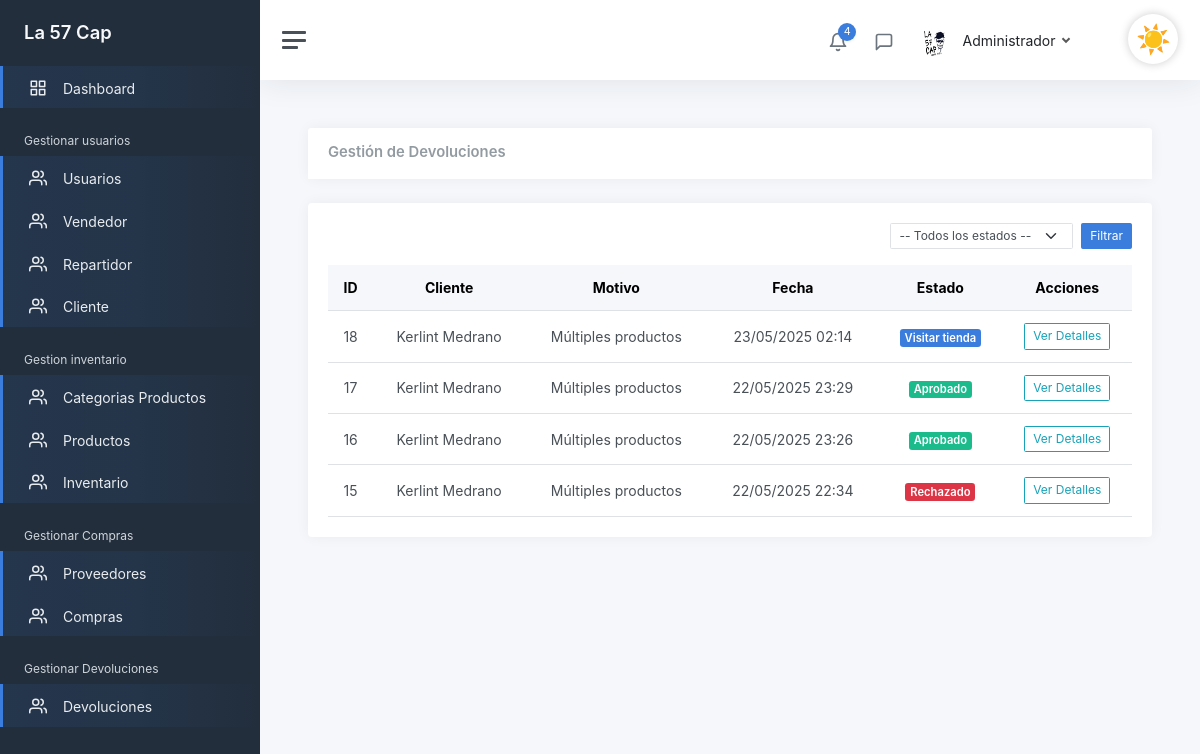
Page /admin/devoluciones (signed in) on the earlier database version.
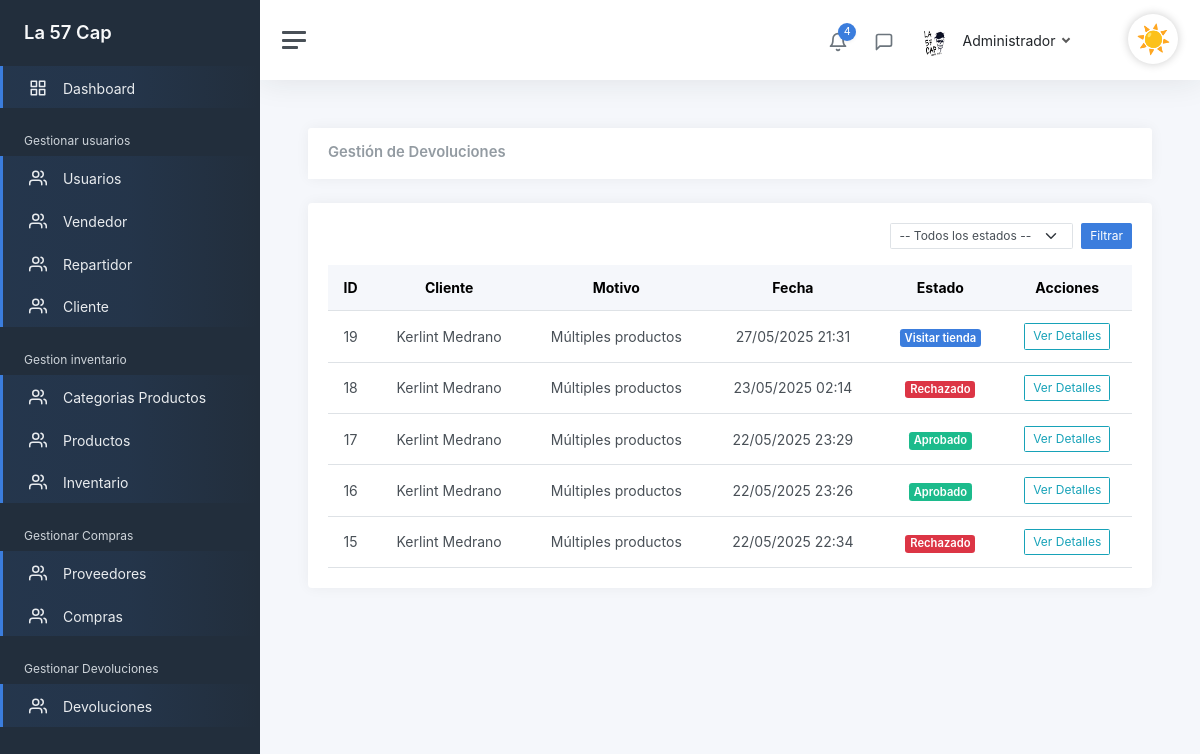
Same page on the later database version.
### tables this page shows
CREATE TABLE `devoluciones`  (
  `idDevoluciones` int(0) NOT NULL AUTO_INCREMENT,
  `fecha_solicitud` datetime(0) NOT NULL,
  `motivo` varchar(200) NOT NULL,
  `Aprobado` tinyint(0) NOT NULL,
  `tipo_reembolso` varchar(45) NOT NULL,
  `observaciones` varchar(200) NOT NULL,
  `ventas_idventas` int(0) NOT NULL,
  `cliente_idcliente` int(0) NOT NULL,
  `eliminado` tinyint(0) NULL DEFAULT 0,
  `Estado` varchar(40) NOT NULL,
  PRIMARY KEY (`idDevoluciones`) USING BTREE,
  INDEX `fk_Devoluciones_ventas1_idx`(`ventas_idventas`) USING BTREE,
  INDEX `fk_Devoluciones_cliente1_idx`(`cliente_idcliente`) USING BTREE,
  CONSTRAINT `fk_Devoluciones_cliente1` FOREIGN KEY (`cliente_idcliente`) REFERENCES `cliente` (`idcliente`) ON DELETE RESTRICT ON UPDATE RESTRICT,
  CONSTRAINT `fk_Devoluciones_ventas1` FOREIGN KEY (`ventas_idventas`) REFERENCES `ventas` (`idventas`) ON DELETE RESTRICT ON UPDATE RESTRICT
);

### controllers/DevolucionController.php (called while the page is built, shortened)
<?php
class DevolucionController
{
    public static function gestionar(Router $router)
    {
        $devoluciones = Devolucion::obtenerTodasConCliente();
        $router->renderAdmin('admin/devoluciones/GestionarDevoluciones', [
            'titulo' => 'Gestión de Devoluciones',
            'devoluciones' => $devoluciones
        ]);
    }
}

### public/index.php (called while the page is built, shortened)
<?php
$router = new Router();
$router->get('/login', [LoginController::class, 'login']);
$router->post('/login', [LoginController::class, 'login']);
$router->get('/logout', [LoginController::class, 'logout']);
$router->get('/olvide-cuenta', [UsuarioController::class, 'olvide']);
$router->post('/olvide-cuenta', [UsuarioController::class, 'olvide']);
$router->get('/recuperar-cuenta', [UsuarioController::class, 'recuperar']);
$router->post('/recuperar-cuenta', [UsuarioController::class, 'recuperar']);
$router->get('/confirmar-cuenta', [UsuarioController::class, 'confirmarCuenta']);
$router->post('/confirmar-cuenta', [UsuarioController::class, 'confirmarCuenta']);
$router->get('/crear-cuenta', [RegistroController::class, 'crearCuenta']);
$router->post('/crear-cuenta', [RegistroController::class, 'crearCuenta']);
$router->get('/mensaje-confirmacion', [RegistroController::class, 'mensajeConfirmacion']);
$router->get('/reenviar-confirmacion', [RegistroController::class, 'reenviarConfirmacion']);
$router->post('/reenviar-confirmacion', [RegistroController::class, 'reenviarConfirmacion']);
$router->get('/', [LandingController::class, 'index']);
$router->get('/cliente/pedidos', [ClientePanelController::class, 'pedidos']);
$router->get('/cliente/devolucion', [ClienteController::class, 'solicitarDevolucion']);
$router->post('/cliente/devolucion', [ClienteController::class, 'registrarDevolucion']);
$router->post('/cliente/devolucion/guardar', [ClienteController::class, 'guardarDevolucion']);
$router->get('/tienda', [TiendaController::class, 'shop']);
$router->post('/tienda', fn: [TiendaController::class, 'shop']);
$router->get('/producto', [ProductoController::class, 'ver']);
$router->get('/carrito', [CarritoController::class, 'mostrar']);
$router->get('/carrito/agregar', [CarritoController::class, 'agregar']);
$router->get('/carrito/eliminar', [CarritoController::class, 'eliminar']);
$router->post('/carrito/actualizar', [CarritoController::class, 'actualizar']);
$router->get('/checkout', [CheckoutController::class, 'mostrar']);
$router->post('/checkout/confirmar', [CheckoutController::class, 'confirmar']);
$router->get('/checkout/exito', [CheckoutController::class, 'exito']);
$router->get('/cliente/pedido', [ClienteController::class, 'pedido']);
$router->get('/SobreNosotros', [LandingController::class, 'about']);
$router->get('/Contactanos', [LandingController::class, 'contact']);
$router->get('/admin', [AdminController::class, 'Admin']);
$router->post('/admin', [AdminController::class, 'Admin']);
$router->get('/admin/GestionarUsuario', [UsuarioController::class, 'GestionarUsuario']);
$router->post('/admin/GestionarUsuario', [UsuarioController::class, 'GestionarUsuario']);
$router->get('/admin/CrearUsuario', [UsuarioController::class, 'crearUsuario']);
$router->post('/admin/CrearUsuario', [UsuarioController::class, 'crearUsuario']);
$router->get('/admin/ActualizarUsuario', [UsuarioController::class, 'ActualizarUsuario']);
$router->post('/admin/ActualizarUsuario', [UsuarioController::class, 'ActualizarUsuario']);
$router->get('/admin/EliminarUsuario', [UsuarioController::class, 'EliminarUsuario']);
$router->post('/admin/EliminarUsuario', [UsuarioController::class, 'EliminarUsuario']);
$router->get('/admin/Dashboard', [DashBoardController::class, 'Dashboard']);
$router->post('/admin/Dashboard', [DashBoardController::class, 'Dashboard']);
$router->get('/admin/GestionarCliente', [ClienteController::class, 'GestionarCliente']);
$router->post('/admin/GestionarCliente', [ClienteController::class, 'GestionarCliente']);
$router->get('/admin/GestionarVendedores', [VendedorController::class, 'GestionarVendedores']);
$router->post('/admin/GestionarVendedores', [VendedorController::class, 'GestionarVendedores']);
$router->get('/admin/CrearVendedor', [VendedorController::class, 'crearvendedor']);
$router->post('/admin/CrearVendedor', [VendedorController::class, 'crearvendedor']);
$router->get('/admin/ActualizarVendedor', [VendedorController::class, 'ActualizarVendedor']);
$router->post('/admin/ActualizarVendedor', [VendedorController::class, 'ActualizarVendedor']);
$router->post('/admin/EliminarVendedor', [VendedorController::class, 'EliminarVendedor']);
$router->get('/admin/GestionarRepartidor', [RepartidorControllers::class, 'GestionarRepartidores']);
$router->post('/admin/GestionarRepartidor', [RepartidorControllers::class, 'GestionarRepartidores']);
$router->get('/admin/CrearRepartidor', [RepartidorControllers::class, 'CrearRepartidor']);
$router->post('/admin/CrearRepartidor', [RepartidorControllers::class, 'CrearRepartidor']);
$router->get('/admin/ActualizarRepartidor', [RepartidorControllers::class, 'ActualizarRepartidor']);
$router->post('/admin/ActualizarRepartidor', [RepartidorControllers::class, 'ActualizarRepartidor']);
$router->post('/admin/EliminarRepartidor', [RepartidorControllers::class, 'EliminarRepartidor']);
$router->get('/admin/GestionarProveedores', [ProveedorController::class, 'GestionarProveedores']);
$router->post('/admin/GestionarProveedores', [ProveedorController::class, 'GestionarProveedores']);
$router->get('/admin/CrearProveedor', [ProveedorController::class, 'CrearProveedor']);
$router->post('/admin/CrearProveedor', [ProveedorController::class, 'CrearProveedor']);
$router->get('/admin/ActualizarProveedor', [ProveedorController::class, 'ActualizarProveedor']);
$router->post('/admin/ActualizarProveedor', [ProveedorController::class, 'ActualizarProveedor']);
$router->post('/admin/EliminarProveedor', [ProveedorController::class, 'EliminarProveedor']);
$router->get('/admin/GestionarCategoriaProducto', [CategoriaProductoController::class, 'GestionarCategorias']);
$router->post('/admin/GestionarCategoriaProducto', [CategoriaProductoController::class, 'GestionarCategorias']);
$router->get('/admin/CrearCategoriaProducto', [CategoriaProductoController::class, 'CrearCategoria']);
$router->post('/admin/CrearCategoriaProducto', [CategoriaProductoController::class, 'CrearCategoria']);
$router->get('/admin/ActualizarCategoriaProducto', [CategoriaProductoController::class, 'ActualizarCategoria']);
$router->post('/admin/ActualizarCategoriaProducto', [CategoriaProductoController::class, 'ActualizarCategoria']);
$router->post('/admin/EliminarCategoriaProducto', [CategoriaProductoController::class, 'EliminarCategoria']);
$router->get('/admin/GestionarProducto', [ProductoController::class, 'GestionarProductos']);
$router->post('/admin/GestionarProducto', [ProductoController::class, 'GestionarProductos']);
$router->get('/admin/CrearProducto', [ProductoController::class, 'CrearProducto']);
$router->post('/admin/CrearProducto', [ProductoController::class, 'CrearProducto']);
$router->get('/admin/ActualizarProducto', [ProductoController::class, 'ActualizarProducto']);
$router->post('/admin/ActualizarProducto', [ProductoController::class, 'ActualizarProducto']);
$router->post('/admin/EliminarProducto', [ProductoController::class, 'EliminarProducto']);
$router->get('/admin/GenerarCodigoBarras', [ProductoController::class, 'VerCodigoBarras']);
$router->get('/admin/DescargarCodigoBarras', [ProductoController::class, 'DescargarCodigoBarras']);
$router->get('/admin/VerProducto', [ProductoController::class, 'VerProducto']);
$router->get('/admin/InventarioGeneral', [InventarioController::class, 'GestionarInventario']);
$router->get('/admin/GestionarCompras', [CompraController::class, 'GestionarCompras']);
$router->get('/admin/CrearCompra', [CompraController::class, 'CrearCompra']);
$router->post('/admin/CrearCompra', [CompraController::class, 'CrearCompra']);
$router->get('/admin/DetalleCompra', [CompraController::class, 'VerDetalleCompra']);
$router->get('/admin/devoluciones', [DevolucionController::class, 'gestionar']);
$router->get('/admin/devoluciones/detalle', [DevolucionController::class, 'detalle']);
$router->post('/admin/devoluciones/aprobar', [DevolucionController::class, 'aprobar']);
$router->post('/admin/devoluciones/rechazar', [DevolucionController::class, 'rechazar']);
$router->post('/admin/devoluciones/visitar-tienda', [DevolucionController::class, 'visitarTienda']);
$router->get('/Vendedor', [VendedorController::class, 'Vendedor']);
$router->get('/vendedor/realizar-venta', [VendedorController::class, 'realizarVenta']);
$router->post('/vendedor/realizar-venta', [VendedorController::class, 'realizarVenta']);
$router->get('/vendedor/ticket', [VendedorController::class, 'ticket']);
$router->get('/vendedor/ticket-pdf', [VendedorController::class, 'ticketPDF']);
$router->get('/api/producto', [ApiVentaController::class, 'buscar']);
$router->get('/api/cliente', [ApiVentaController::class, 'buscarCliente']);
$router->get('/vendedor/pedidos', [VendedorController::class, 'listarPedidosPendientes']);
$router->get('/vendedor/inventario', [InventarioController::class, 'Inventario']);
$router->get('/vendedor/VerProducto', [VendedorController::class, 'VerProducto']);
$router->get('/vendedor/GenerarCodigoBarras', [VendedorController::class, 'VerCodigoBarras']);
$router->get('/vendedor/DescargarCodigoBarras', [VendedorController::class, 'DescargarCodigoBarras']);
$router->get('/vendedor/atender-pedido', [VendedorController::class, 'atenderPedido']);
$router->get('/vendedor/asignar-repartidor', [VendedorController::class, 'asignarRepartidorVista']);
$router->post('/vendedor/asignar-repartidor', [VendedorController::class, 'asignarRepartidor']);
$router->get('/Repartidor', [RepartidorControllers::class, 'Repartidor']);
$router->get('/repartidor/pedidos-en-camino', [RepartidorControllers::class, 'pedidosEnCamino']);
$router->post('/repartidor/confirmar-entrega', [RepartidorControllers::class, 'confirmarEntrega']);
$router->get('/repartidor/pedido', [RepartidorControllers::class, 'verDetalle']);
$router->comprobarRutas();

### models/Devolucion.php (called while the page is built, shortened)
<?php
class Devolucion extends ActiveRecord
{
    public static function obtenerTodasConCliente()
    {
        $query = "
            SELECT d.*, CONCAT(c.p_nombre, ' ', c.p_apellido) AS cliente_nombre
            FROM devoluciones d
            JOIN cliente c ON d.cliente_idcliente = c.idcliente
            WHERE d.eliminado = 0
            ORDER BY d.fecha_solicitud DESC
        ";
        return self::consultarSQL($query);
    }
}

### models/ActiveRecord.php (called while the page is built, shortened)
<?php
class ActiveRecord
{
    protected static $db;
    public static function setDB($database)
    {
        self::$db = $database;
    }
    public static function consultarSQL($query)
    {
        $resultado = self::$db->query($query);
        $array = [];
        while ($registro = $resultado->fetch_assoc()) {
            $array[] = static::crearObjeto($registro);
        }
        return $array;
    }
    protected static function crearObjeto($registro)
    {
        $objeto = new static;
        foreach ($registro as $key => $value) {
            if (property_exists($objeto, $key)) {
                $objeto->$key = $value;
            }
        }
        return $objeto;
    }
}

### includes/funciones.php (called while the page is built, shortened)
<?php
function s($html): string
{
    $s = htmlspecialchars($html);
    return $s;
}

### views/Admin/devoluciones/GestionarDevoluciones.php (the view, shortened to what the rows shown need)
<div class="card">
    <div class="card-header d-flex justify-content-between align-items-center">
        <h2 class="card-title mb-0">Gestión de Devoluciones</h2>
    </div>
</div>
<div class="card mt-3">
    <div class="card-body">
        <div class="table-responsive">
            <table class="table table-hover mb-0 text-center align-middle">
                <thead class="table-light">
                    <tr>
                        <th>ID</th>
                        <th>Cliente</th>
                        <th>Motivo</th>
                        <th>Fecha</th>
                        <th>Estado</th>
                        <th class="text-center">Acciones</th>
                    </tr>
                </thead>
                <tbody>
                    <?php foreach ($devoluciones as $devolucion): ?>
                        <?php
                        $estado = trim($devolucion->Estado);
                        $badgeClass = match ($estado) {
                            'Pendiente' => 'warning',
                            'Visitar tienda' => 'primary',
                            'Aprobado' => 'success',
                            'Rechazado' => 'danger',
                            default => 'secondary'
                        };
                        ?>
                        <tr>
                            <td><?= s($devolucion->idDevoluciones) ?></td>
                            <td><?= s(trim($devolucion->cliente_nombre ?? 'Desconocido')) ?></td>
                            <td><?= s($devolucion->motivo) ?></td>
                            <td><?= date('d/m/Y H:i', strtotime($devolucion->fecha_solicitud)) ?></td>
                            <td><span class="badge bg-<?= $badgeClass ?>"><?= $estado ?></span></td>
                            <td>
                                <a href="/admin/devoluciones/detalle?id=<?= s($devolucion->idDevoluciones) ?>"
                                   class="btn btn-outline-info btn-sm">
                                    Ver Detalles
                                </a>
                            </td>
                        </tr>
                    <?php endforeach; ?>
                </tbody>
            </table>
        </div>
    </div>
</div>

Differences in the rows shown:
added devoluciones: idDevoluciones "19", cliente_nombre "Kerlint Medrano", motivo "Múltiples productos", fecha_solicitud "27/05/2025 21:31", Estado "Visitar tienda"
changed devoluciones id 18: Estado "Visitar tienda" → "Rechazado"
